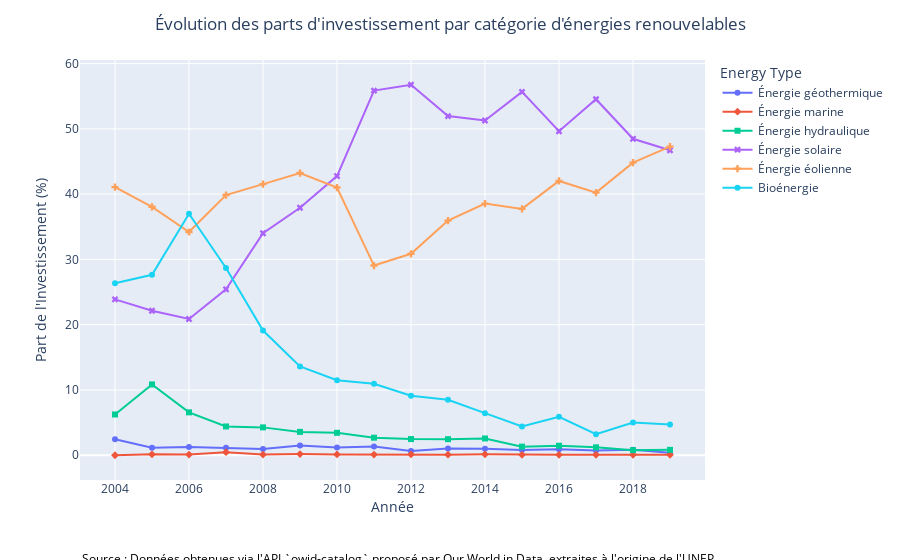

The cell this chart's notebook holds for it:
### Code cell
fig1=px.line(data_long,x='year',y='Investment',color='Energy Type',symbol='Energy Type',
             labels={'Investment':"Part de l'Investissement (%)", "year": "Année"})

fig1.update_layout(
    title={
        'text': "Évolution des parts d'investissement par catégorie d'énergies renouvelables",
        'x': 0.5,  # Centrer le titre
        'xanchor': 'center'
    },
    coloraxis_colorbar={
        'title': "",  
        'title_font_size': 14
    },
    annotations=[
        dict(
            text="Source : Données obtenues via l'API `owid-catalog` proposé par Our World in Data, extraites à l'origine de l'UNEP<br> (Tendances mondiales en matière d’investissement dans les énergies renouvelables 2020)",  
            xref="paper", yref="paper",  # Références en coordonnées relatives au papier
            x=0, y=-0.25,  # Positionner en bas au centre
            showarrow=False,
            font=dict(size=12, color="Black"),
            align="center"
        )
    ],
    xaxis_title_standoff=5  # Ajuster l'espace sous l'axe des x pour éviter le chevauchement
)
fig1.show()

### Figure 1 — Plotly figure (JSON) as saved in the notebook; plotly's stock layout.template omitted (floating-point values rounded to 4 significant figures)
{"data": [{"hovertemplate": "Energy Type=Énergie géothermique<br>Année=%{x}<br>Part de l'Investissement (%)=%{y}<extra></extra>", "legendgroup": "Énergie géothermique", "line": {"color": "#636efa", "dash": "solid"}, "marker": {"symbol": "circle"}, "mode": "lines+markers", "name": "Énergie géothermique", "orientation": "v", "showlegend": true, "type": "scatter", "x": [2004, 2005, 2006, 2007, 2008, 2009, 2010, 2011, 2012, 2013, 2014, 2015, 2016, 2017, 2018, 2019], "xaxis": "x", "y": [2.46, 1.16, 1.26, 1.15, 0.96, 1.49, 1.17, 1.33, 0.67, 1.04, 1.01, 0.79, 0.92, 0.72, 0.84, 0.4], "yaxis": "y"}, {"hovertemplate": "Energy Type=Énergie marine<br>Année=%{x}<br>Part de l'Investissement (%)=%{y}<extra></extra>", "legendgroup": "Énergie marine", "line": {"color": "#EF553B", "dash": "solid"}, "marker": {"symbol": "diamond"}, "mode": "lines+markers", "name": "Énergie marine", "orientation": "v", "showlegend": true, "type": "scatter", "x": [2004, 2005, 2006, 2007, 2008, 2009, 2010, 2011, 2012, 2013, 2014, 2015, 2016, 2017, 2018, 2019], "xaxis": "x", "y": [0, 0.14, 0.1, 0.47, 0.11, 0.18, 0.13, 0.1, 0.12, 0.09, 0.14, 0.06, 0.07, 0.06, 0.07, 0.07], "yaxis": "y"}, {"hovertemplate": "Energy Type=Énergie hydraulique<br>Année=%{x}<br>Part de l'Investissement (%)=%{y}<extra></extra>", "legendgroup": "Énergie hydraulique", "line": {"color": "#00cc96", "dash": "solid"}, "marker": {"symbol": "square"}, "mode": "lines+markers", "name": "Énergie hydraulique", "orientation": "v", "showlegend": true, "type": "scatter", "x": [2004, 2005, 2006, 2007, 2008, 2009, 2010, 2011, 2012, 2013, 2014, 2015, 2016, 2017, 2018, 2019], "xaxis": "x", "y": [6.25, 10.85, 6.57, 4.41, 4.27, 3.58, 3.44, 2.69, 2.48, 2.46, 2.57, 1.32, 1.46, 1.21, 0.78, 0.83], "yaxis": "y"}, {"hovertemplate": "Energy Type=Énergie solaire<br>Année=%{x}<br>Part de l'Investissement (%)=%{y}<extra></extra>", "legendgroup": "Énergie solaire", "line": {"color": "#ab63fa", "dash": "solid"}, "marker": {"symbol": "x"}, "mode": "lines+markers", "name": "Énergie solaire", "orientation": "v", "showlegend": true, "type": "scatter", "x": [2004, 2005, 2006, 2007, 2008, 2009, 2010, 2011, 2012, 2013, 2014, 2015, 2016, 2017, 2018, 2019], "xaxis": "x", "y": [23.88, 22.14, 20.87, 25.42, 34.01, 37.92, 42.77, 55.86, 56.76, 51.96, 51.28, 55.67, 49.64, 54.54, 48.48, 46.72], "yaxis": "y"}, {"hovertemplate": "Energy Type=Énergie éolienne<br>Année=%{x}<br>Part de l'Investissement (%)=%{y}<extra></extra>", "legendgroup": "Énergie éolienne", "line": {"color": "#FFA15A", "dash": "solid"}, "marker": {"symbol": "cross"}, "mode": "lines+markers", "name": "Énergie éolienne", "orientation": "v", "showlegend": true, "type": "scatter", "x": [2004, 2005, 2006, 2007, 2008, 2009, 2010, 2011, 2012, 2013, 2014, 2015, 2016, 2017, 2018, 2019], "xaxis": "x", "y": [41.07, 38.06, 34.2, 39.86, 41.54, 43.23, 41.01, 29.06, 30.86, 35.95, 38.55, 37.74, 42.02, 40.24, 44.83, 47.28], "yaxis": "y"}, {"hovertemplate": "Energy Type=Bioénergie<br>Année=%{x}<br>Part de l'Investissement (%)=%{y}<extra></extra>", "legendgroup": "Bioénergie", "line": {"color": "#19d3f3", "dash": "solid"}, "marker": {"symbol": "circle"}, "mode": "lines+markers", "name": "Bioénergie", "orientation": "v", "showlegend": true, "type": "scatter", "x": [2004, 2005, 2006, 2007, 2008, 2009, 2010, 2011, 2012, 2013, 2014, 2015, 2016, 2017, 2018, 2019], "xaxis": "x", "y": [26.34, 27.64, 37, 28.68, 19.11, 13.6, 11.49, 10.96, 9.11, 8.5, 6.45, 4.41, 5.89, 3.23, 5, 4.71], "yaxis": "y"}], "layout": {"annotations": [{"align": "center", "font": {"color": "Black", "size": 12}, "showarrow": false, "text": "Source : Données obtenues via l'API `owid-catalog` proposé par Our World in Data, extraites à l'origine de l'UNEP<br> (Tendances mondiales en matière d’investissement dans les énergies renouvelables 2020)", "x": 0, "xref": "paper", "y": -0.25, "yref": "paper"}], "coloraxis": {"colorbar": {"title": {"font": {"size": 14}, "text": ""}}}, "legend": {"title": {"text": "Energy Type"}, "tracegroupgap": 0}, "margin": {"t": 60}, "title": {"text": "Évolution des parts d'investissement par catégorie d'énergies renouvelables", "x": 0.5, "xanchor": "center"}, "xaxis": {"anchor": "y", "domain": [0, 1], "title": {"standoff": 5, "text": "Année"}}, "yaxis": {"anchor": "x", "domain": [0, 1], "title": {"text": "Part de l'Investissement (%)"}}}}
